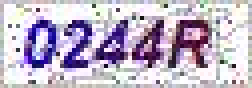
#> input picture Tesseract/Pics/image00.jpg, 63 x 22 px, found by its file name (shown 4 times larger)
$ python license_plate.py
#> lines starting #> are read from the running program, lines starting #| are printed output that depends on the picture
from PIL import Image
import pytesseract
import cv2
from matplotlib import pyplot as plt
import numpy as np

filename = "image00.jpg"
image = cv2.imread(filename)
#> image is the input picture: shape (22, 63, 3); mean B, G, R 199.8, 180.3, 190.9
gray = cv2.cvtColor(image, cv2.COLOR_BGR2GRAY)
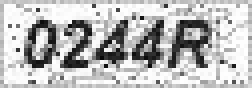
#> gray: shape (22, 63) (shown 4 times larger); min 9, max 255, mean 185.7
plt.imshow(gray,cmap='gray')
ret, thresh = cv2.threshold(gray,0,255,cv2.THRESH_TOZERO+cv2.THRESH_OTSU)
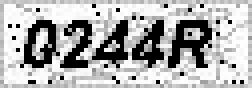
#> thresh: shape (22, 63) (shown 4 times larger); min 0, max 255, mean 172.9
#> ret = 139


thresh = cv2.adaptiveThreshold(gray,255,cv2.ADAPTIVE_THRESH_GAUSSIAN_C,cv2.THRESH_BINARY,15,2)
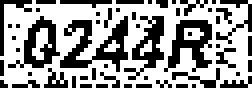
#> thresh: shape (22, 63) (shown 4 times larger); 60.5% white; black in thin lines or dots
plt.imshow(thresh,cmap='gray')


print(pytesseract.image_to_string(thresh, lang='eng',
                        config='--psm 10 --oem 3 -c tessedit_char_whitelist=0123456789'))
#> (this line was passed over: pytesseract is not available in this run)
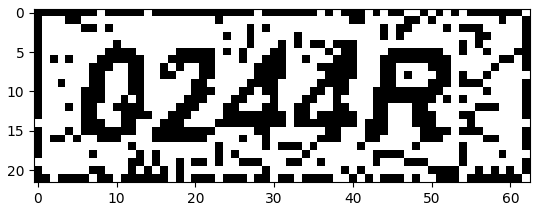
#> figure drawn by matplotlib, 1 panel
